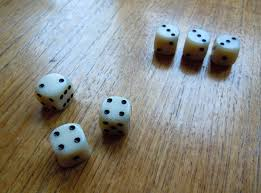
#> input picture die.jpg, 261 x 193 px, found by its file name
$ python MorphTransformation.py
#> lines starting #> are read from the running program, lines starting #| are printed output that depends on the picture; after the words box and inside, x2 and y2 are one past the last pixel; in counts of white or black regions, pixels touching at a corner belong together
# -*- coding: utf-8 -*-
"""
Spyder Editor

This is a temporary script file.
"""
import cv2
import numpy as np

im_path = (r'C:\Users\Reaper124\.spyder-py3\Scripts\objectCount\die.jpg')

img = cv2.imread(im_path, cv2.IMREAD_GRAYSCALE)
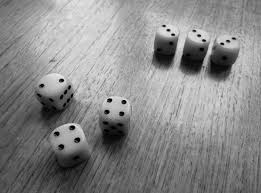
#> img: shape (193, 261); min 0, max 238, mean 136.3

#Add to perform a Gaussian filter
#blur = cv2.GaussianBlur(img,(5,5),0)

_, mask = cv2.threshold(img, 175, 250, cv2.THRESH_BINARY)
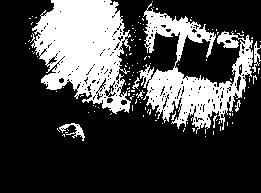
#> mask: shape (193, 261); values 0 (black) and 250 (white), 27.1% white; 119 white regions (111 under 20 px), largest, box (x1, y1, x2, y2) and area: (30, 0, 131, 114) 7323, (139, 3, 253, 134) 5632, (59, 123, 85, 141) 155

kernel = np.ones((1, 1), np.uint8)
dilation = cv2.dilate(mask, kernel)

cv2.imshow("Image", img)
cv2.imshow("Mask", mask)
cv2.imshow("Dilation", dilation)
cv2.waitKey(0)
cv2.destroyAllWindows()
